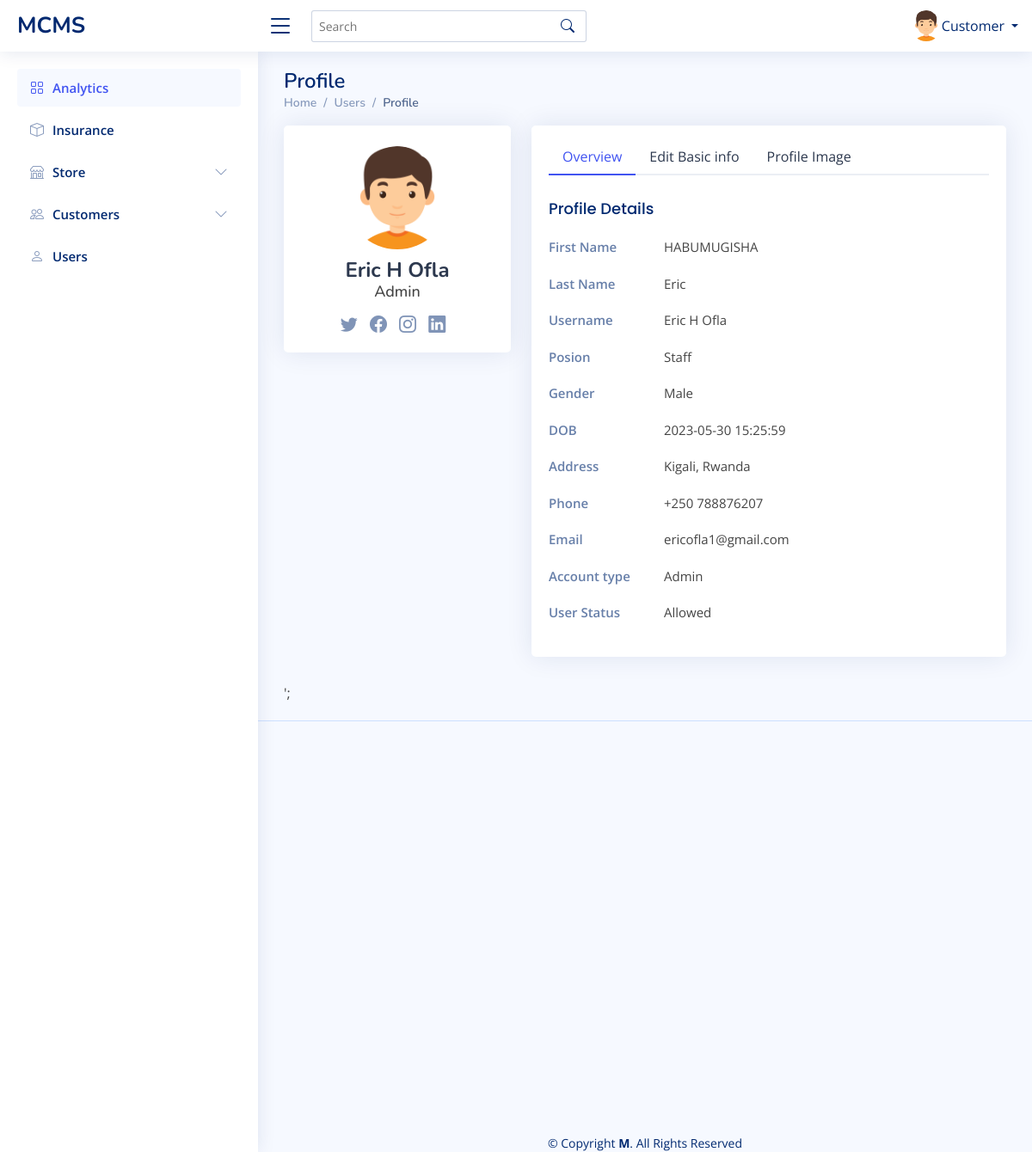
/Dashboard/Admin/edit-user.php?User_id=1 (signed in), run on the app's committed database.
### tables this page shows
CREATE TABLE `users` (
  `User_id` int(100) NOT NULL,
  `Firstname` varchar(100) NOT NULL,
  `Lastname` varchar(100) NOT NULL,
  `Username` text NOT NULL,
  `telephone` text NOT NULL,
  `address` text NOT NULL,
  `email` varchar(225) NOT NULL,
  `gender` varchar(100) NOT NULL,
  `position` varchar(100) NOT NULL,
  `Password` varchar(100) NOT NULL,
  `photo` varchar(200) NOT NULL,
  `account_type` varchar(200) NOT NULL,
  `dates` timestamp NOT NULL DEFAULT current_timestamp() ON UPDATE current_timestamp(),
  `status` varchar(200) NOT NULL
);

### Dashboard/Admin/edit-user.php (the view, shortened to what this page needs)
<?php
            include 'navbar.php';
            $id = $_GET['User_id'];
                   $fetch = mysqli_query($conn,"select * from users where User_id='$id'");
                   if($row = mysqli_fetch_array($fetch))
                   {
      echo' <main id="main" class="main">
     <div class="pagetitle">
      <h1>Profile</h1>
      <nav>
        <ol class="breadcrumb">
          <li class="breadcrumb-item"><a href="index.php">Home</a></li>
          <li class="breadcrumb-item">Users</li>
          <li class="breadcrumb-item active">Profile</li>
        </ol>
      </nav>
    </div>
    <section class="section profile">
      <div class="row">
        <div class="col-xl-4">
          <div class="card">
            <div class="card-body profile-card pt-4 d-flex flex-column align-items-center">
              <img src="assets/img/boy.png" alt="Profile" class="rounded-circle">
              <h2>'.$row['Username'].'</h2>
              <h3>'.$row['account_type'].'</h3>
              <div class="social-links mt-2">
                <a href="#" class="twitter"><i class="bi bi-twitter"></i></a>
                <a href="#" class="facebook"><i class="bi bi-facebook"></i></a>
                <a href="#" class="instagram"><i class="bi bi-instagram"></i></a>
                <a href="#" class="linkedin"><i class="bi bi-linkedin"></i></a>
              </div>
            </div>
          </div>
        </div>
        <div class="col-xl-8">
          <div class="card">
            <div class="card-body pt-3">
              <ul class="nav nav-tabs nav-tabs-bordered">
                <li class="nav-item">
                  <button class="nav-link active" data-bs-toggle="tab" data-bs-target="#profile-overview">Overview</button>
                </li>
                <li class="nav-item">
                  <button class="nav-link" data-bs-toggle="tab" data-bs-target="#profile-edit">Edit Basic info</button>
                </li>
                <li class="nav-item">
                  <button class="nav-link" data-bs-toggle="tab" data-bs-target="#profile-settings">Profile Image</button>
                </li>
              </ul>
              <div class="tab-content pt-2">
                <div class="tab-pane fade show active profile-overview" id="profile-overview">
                  <h5 class="card-title">Profile Details</h5>
                  <div class="row">
                    <div class="col-lg-3 col-md-4 label ">First Name</div>
                    <div class="col-lg-9 col-md-8">'.$row['Firstname'].'</div>
                  </div>
                  <div class="row">
                    <div class="col-lg-3 col-md-4 label ">Last Name</div>
                    <div class="col-lg-9 col-md-8">'.$row['Lastname'].'</div>
                  </div>
                  <div class="row">
                    <div class="col-lg-3 col-md-4 label ">Username</div>
                    <div class="col-lg-9 col-md-8">'.$row['Username'].'</div>
                  </div>
                  <div class="row">
                    <div class="col-lg-3 col-md-4 label">Posion</div>
                    <div class="col-lg-9 col-md-8">'.$row['position'].'</div>
                  </div>
                  <div class="row">
                    <div class="col-lg-3 col-md-4 label">Gender</div>
                    <div class="col-lg-9 col-md-8">'.$row['gender'].'</div>
                  </div>
                  <div class="row">
                    <div class="col-lg-3 col-md-4 label">DOB</div>
                    <div class="col-lg-9 col-md-8">'.$row['dates'].'</div>
                  </div>
                  <div class="row">
                    <div class="col-lg-3 col-md-4 label">Address</div>
                    <div class="col-lg-9 col-md-8">'.$row['address'].'</div>
                  </div>
                  <div class="row">
                    <div class="col-lg-3 col-md-4 label">Phone</div>
                    <div class="col-lg-9 col-md-8">'.$row['telephone'].'</div>
                  </div>
                  <div class="row">
                    <div class="col-lg-3 col-md-4 label">Email</div>
                    <div class="col-lg-9 col-md-8">'.$row['email'].'</div>
                  </div>
                  <div class="row">
                    <div class="col-lg-3 col-md-4 label">Account type</div>
                    <div class="col-lg-9 col-md-8">'.$row['account_type'].'</div>
                    </div>
                    <div class="row">
                    <div class="col-lg-3 col-md-4 label">User Status</div>
                    <div class="col-lg-9 col-md-8">'.$row['status'].'</div>
                    </div>
                </div>';
              }
                   ?>
                </div>
              </div>
            </div>
          </div>
        </div>
    </section>';
  </main>
  <?php
      include "../footer.php"
   ?>

### Dashboard/Admin/assets/css/style.css (style rules this page uses)
:root { scroll-behavior: smooth; }
body { font-family: "Open Sans", sans-serif; background: #f6f9ff; color: #444444; }
a { color: #4154f1; text-decoration: none; }
h1, h2, h3, h4, h5, h6 { font-family: "Nunito", sans-serif; }
#main { margin-top: 60px; padding: 20px 30px; transition: all 0.3s; }
.pagetitle { margin-bottom: 10px; }
.pagetitle h1 { font-size: 24px; margin-bottom: 0; font-weight: 600; color: #012970; }
.card { margin-bottom: 30px; border: none; border-radius: 5px; box-shadow: 0px 0 30px rgba(1, 41, 112, 0.1); }
.card-title { padding: 20px 0 15px 0; font-size: 18px; font-weight: 500; color: #012970; font-family: "Poppins", sans-serif; }
.card-body { padding: 0 20px 20px 20px; }
.breadcrumb { font-size: 14px; font-family: "Nunito", sans-serif; color: #899bbd; font-weight: 600; }
.breadcrumb a { color: #899bbd; transition: 0.3s; }
.breadcrumb .breadcrumb-item::before { color: #899bbd; }
.breadcrumb .active { color: #51678f; font-weight: 600; }
.nav-tabs-bordered { border-bottom: 2px solid #ebeef4; }
.nav-tabs-bordered .nav-link { margin-bottom: -2px; border: none; color: #2c384e; }
.nav-tabs-bordered .nav-link.active { background-color: #fff; color: #4154f1; border-bottom: 2px solid #4154f1; }
@media (min-width: 1200px) { #main, #footer { margin-left: 300px; } }
.profile .profile-card img { max-width: 120px; }
.profile .profile-card h2 { font-size: 24px; font-weight: 700; color: #2c384e; margin: 10px 0 0 0; }
.profile .profile-card h3 { font-size: 18px; }
.profile .profile-card .social-links a { font-size: 20px; display: inline-block; color: rgba(1, 41, 112, 0.5); line-height: 0; margin-right: 10px; transition: 0.3s; }
.profile .profile-overview .row { margin-bottom: 20px; font-size: 15px; }
.profile .profile-overview .card-title { color: #012970; }
.profile .profile-overview .label { font-weight: 600; color: rgba(1, 41, 112, 0.6); }

### data on the page
users: Username "Eric H Ofla", account_type "Admin", Firstname "HABUMUGISHA", Lastname "Eric", position "Staff", gender "Male", dates "2023-05-30 15:25:59", address "Kigali, Rwanda", telephone "+250 788876207", email "ericofla1@gmail.com", status "Allowed"

### other printed values
$_SESSION['account_type'] "Customer"
